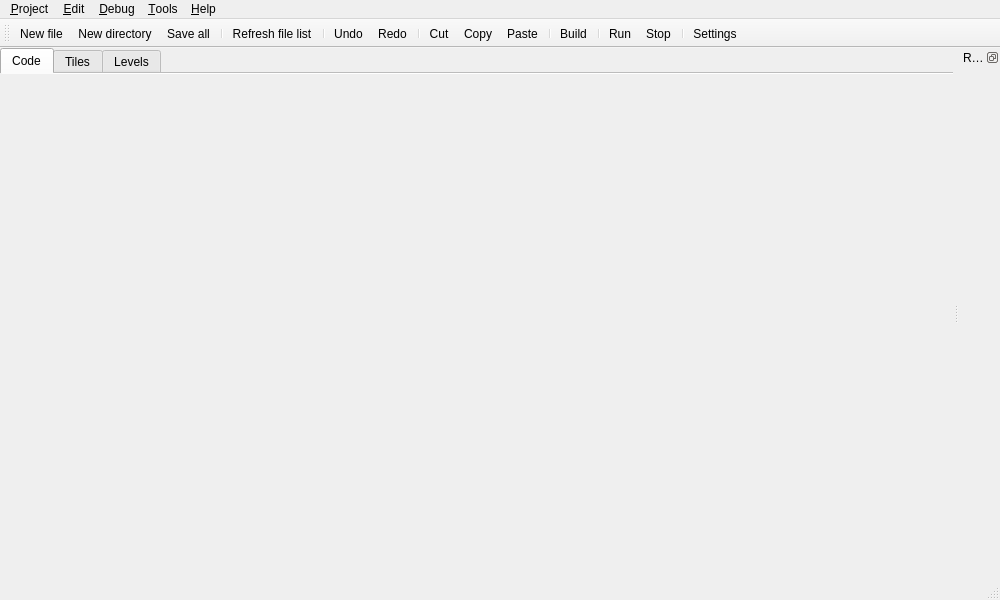
<?xml version="1.0" encoding="UTF-8"?>
<ui version="4.0">
 <class>MainWindow</class>
 <widget class="QMainWindow" name="MainWindow">
  <property name="geometry">
   <rect>
    <x>0</x>
    <y>0</y>
    <width>1000</width>
    <height>600</height>
   </rect>
  </property>
  <property name="windowTitle">
   <string>Editor[*]</string>
  </property>
  <property name="iconSize">
   <size>
    <width>16</width>
    <height>16</height>
   </size>
  </property>
  <property name="documentMode">
   <bool>false</bool>
  </property>
  <widget class="QWidget" name="centralWidget">
   <layout class="QVBoxLayout" name="centralWidgetLayout">
    <property name="spacing">
     <number>0</number>
    </property>
    <property name="leftMargin">
     <number>0</number>
    </property>
    <property name="topMargin">
     <number>0</number>
    </property>
    <property name="rightMargin">
     <number>0</number>
    </property>
    <property name="bottomMargin">
     <number>0</number>
    </property>
    <item>
     <widget class="QStackedWidget" name="stackedWidget">
      <property name="currentIndex">
       <number>0</number>
      </property>
      <widget class="QWidget" name="normalPage">
       <layout class="QVBoxLayout" name="normalPageLayout">
        <property name="leftMargin">
         <number>0</number>
        </property>
        <property name="topMargin">
         <number>0</number>
        </property>
        <property name="rightMargin">
         <number>0</number>
        </property>
        <property name="bottomMargin">
         <number>0</number>
        </property>
        <item>
         <widget class="QTabWidget" name="tabWidget">
          <property name="tabPosition">
           <enum>QTabWidget::North</enum>
          </property>
          <property name="tabShape">
           <enum>QTabWidget::Rounded</enum>
          </property>
          <property name="currentIndex">
           <number>0</number>
          </property>
          <property name="documentMode">
           <bool>true</bool>
          </property>
          <widget class="CodeTab" name="codeTab">
           <attribute name="title">
            <string>Code</string>
           </attribute>
          </widget>
          <widget class="TilesTab" name="tilesTab">
           <attribute name="title">
            <string>Tiles</string>
           </attribute>
          </widget>
          <widget class="LevelsTab" name="levelsTab">
           <attribute name="title">
            <string>Levels</string>
           </attribute>
          </widget>
         </widget>
        </item>
       </layout>
      </widget>
     </widget>
    </item>
   </layout>
  </widget>
  <widget class="QToolBar" name="toolBar">
   <property name="windowTitle">
    <string>ToolBar</string>
   </property>
   <property name="iconSize">
    <size>
     <width>16</width>
     <height>16</height>
    </size>
   </property>
   <property name="floatable">
    <bool>false</bool>
   </property>
   <attribute name="toolBarArea">
    <enum>TopToolBarArea</enum>
   </attribute>
   <attribute name="toolBarBreak">
    <bool>false</bool>
   </attribute>
   <addaction name="actionNewFile"/>
   <addaction name="actionNewDirectory"/>
   <addaction name="actionSaveAll"/>
   <addaction name="separator"/>
   <addaction name="actionRefreshFileList"/>
   <addaction name="separator"/>
   <addaction name="actionUndo"/>
   <addaction name="actionRedo"/>
   <addaction name="separator"/>
   <addaction name="actionCut"/>
   <addaction name="actionCopy"/>
   <addaction name="actionPaste"/>
   <addaction name="separator"/>
   <addaction name="actionBuild"/>
   <addaction name="separator"/>
   <addaction name="actionRun"/>
   <addaction name="actionStop"/>
   <addaction name="separator"/>
   <addaction name="actionSettings"/>
  </widget>
  <widget class="QMenuBar" name="menuBar">
   <property name="geometry">
    <rect>
     <x>0</x>
     <y>0</y>
     <width>1000</width>
     <height>21</height>
    </rect>
   </property>
   <widget class="QMenu" name="menuProject">
    <property name="title">
     <string>&amp;Project</string>
    </property>
    <addaction name="actionNewFile"/>
    <addaction name="actionNewDirectory"/>
    <addaction name="actionSaveAll"/>
    <addaction name="separator"/>
    <addaction name="actionRenameFile"/>
    <addaction name="actionDeleteFile"/>
    <addaction name="separator"/>
    <addaction name="actionRefreshFileList"/>
    <addaction name="separator"/>
    <addaction name="actionExit"/>
   </widget>
   <widget class="QMenu" name="menuEdit">
    <property name="title">
     <string>&amp;Edit</string>
    </property>
    <addaction name="actionUndo"/>
    <addaction name="actionRedo"/>
    <addaction name="separator"/>
    <addaction name="actionCut"/>
    <addaction name="actionCopy"/>
    <addaction name="actionPaste"/>
    <addaction name="actionDelete"/>
    <addaction name="separator"/>
    <addaction name="actionSelectAll"/>
    <addaction name="actionClearSelection"/>
    <addaction name="separator"/>
    <addaction name="actionGoToLine"/>
   </widget>
   <widget class="QMenu" name="menuHelp">
    <property name="title">
     <string>&amp;Help</string>
    </property>
    <addaction name="actionAbout"/>
   </widget>
   <widget class="QMenu" name="menuDebug">
    <property name="title">
     <string>&amp;Debug</string>
    </property>
    <addaction name="actionBuild"/>
    <addaction name="separator"/>
    <addaction name="actionRun"/>
    <addaction name="actionStop"/>
   </widget>
   <widget class="QMenu" name="menuTools">
    <property name="title">
     <string>&amp;Tools</string>
    </property>
    <addaction name="actionSettings"/>
   </widget>
   <addaction name="menuProject"/>
   <addaction name="menuEdit"/>
   <addaction name="menuDebug"/>
   <addaction name="menuTools"/>
   <addaction name="menuHelp"/>
  </widget>
  <widget class="QStatusBar" name="statusBar"/>
  <widget class="QDockWidget" name="registersDockWidget">
   <property name="features">
    <set>QDockWidget::DockWidgetFloatable|QDockWidget::DockWidgetMovable</set>
   </property>
   <property name="windowTitle">
    <string>Registers</string>
   </property>
   <attribute name="dockWidgetArea">
    <number>2</number>
   </attribute>
   <widget class="RegistersWidget" name="registersWidget"/>
  </widget>
  <action name="actionExit">
   <property name="icon">
    <iconset resource="res/resources.qrc">
     <normaloff>:/resources/fatcow16x16/door_in.png</normaloff>:/resources/fatcow16x16/door_in.png</iconset>
   </property>
   <property name="text">
    <string>E&amp;xit</string>
   </property>
  </action>
  <action name="actionUndo">
   <property name="icon">
    <iconset resource="res/resources.qrc">
     <normaloff>:/resources/fatcow16x16/undo.png</normaloff>:/resources/fatcow16x16/undo.png</iconset>
   </property>
   <property name="text">
    <string>&amp;Undo</string>
   </property>
   <property name="shortcut">
    <string>Ctrl+Z</string>
   </property>
  </action>
  <action name="actionRedo">
   <property name="icon">
    <iconset resource="res/resources.qrc">
     <normaloff>:/resources/fatcow16x16/redo.png</normaloff>:/resources/fatcow16x16/redo.png</iconset>
   </property>
   <property name="text">
    <string>&amp;Redo</string>
   </property>
   <property name="shortcut">
    <string>Ctrl+Y</string>
   </property>
  </action>
  <action name="actionAbout">
   <property name="icon">
    <iconset resource="res/resources.qrc">
     <normaloff>:/resources/fatcow16x16/lightbulb_off.png</normaloff>:/resources/fatcow16x16/lightbulb_off.png</iconset>
   </property>
   <property name="text">
    <string>&amp;About...</string>
   </property>
  </action>
  <action name="actionCut">
   <property name="icon">
    <iconset resource="res/resources.qrc">
     <normaloff>:/resources/tango16x16/edit-cut.png</normaloff>:/resources/tango16x16/edit-cut.png</iconset>
   </property>
   <property name="text">
    <string>Cu&amp;t</string>
   </property>
   <property name="shortcut">
    <string>Ctrl+X</string>
   </property>
  </action>
  <action name="actionCopy">
   <property name="icon">
    <iconset resource="res/resources.qrc">
     <normaloff>:/resources/fatcow16x16/page_copy.png</normaloff>:/resources/fatcow16x16/page_copy.png</iconset>
   </property>
   <property name="text">
    <string>&amp;Copy</string>
   </property>
   <property name="shortcut">
    <string>Ctrl+C</string>
   </property>
  </action>
  <action name="actionPaste">
   <property name="icon">
    <iconset resource="res/resources.qrc">
     <normaloff>:/resources/fatcow16x16/paste_plain.png</normaloff>:/resources/fatcow16x16/paste_plain.png</iconset>
   </property>
   <property name="text">
    <string>&amp;Paste</string>
   </property>
   <property name="shortcut">
    <string>Ctrl+V</string>
   </property>
  </action>
  <action name="actionSelectAll">
   <property name="icon">
    <iconset resource="res/resources.qrc">
     <normaloff>:/resources/fatcow16x16/select_by_adding_to_selection.png</normaloff>:/resources/fatcow16x16/select_by_adding_to_selection.png</iconset>
   </property>
   <property name="text">
    <string>Select &amp;all</string>
   </property>
   <property name="shortcut">
    <string>Ctrl+A</string>
   </property>
  </action>
  <action name="actionClearSelection">
   <property name="text">
    <string>Cl&amp;ear selection</string>
   </property>
   <property name="shortcut">
    <string>Esc</string>
   </property>
  </action>
  <action name="actionRun">
   <property name="icon">
    <iconset resource="res/resources.qrc">
     <normaloff>:/resources/tango16x16/media-playback-start.png</normaloff>:/resources/tango16x16/media-playback-start.png</iconset>
   </property>
   <property name="text">
    <string>&amp;Run</string>
   </property>
   <property name="shortcut">
    <string>F5</string>
   </property>
  </action>
  <action name="actionDelete">
   <property name="icon">
    <iconset resource="res/resources.qrc">
     <normaloff>:/resources/fatcow16x16/broom.png</normaloff>:/resources/fatcow16x16/broom.png</iconset>
   </property>
   <property name="text">
    <string>&amp;Delete</string>
   </property>
   <property name="shortcut">
    <string>Del</string>
   </property>
  </action>
  <action name="actionSaveAll">
   <property name="icon">
    <iconset resource="res/resources.qrc">
     <normaloff>:/resources/fatcow16x16/disk_multiple.png</normaloff>:/resources/fatcow16x16/disk_multiple.png</iconset>
   </property>
   <property name="text">
    <string>&amp;Save all</string>
   </property>
   <property name="shortcut">
    <string>Ctrl+S</string>
   </property>
  </action>
  <action name="actionGoToLine">
   <property name="icon">
    <iconset resource="res/resources.qrc">
     <normaloff>:/resources/fatcow16x16/page_go.png</normaloff>:/resources/fatcow16x16/page_go.png</iconset>
   </property>
   <property name="text">
    <string>&amp;Go to line...</string>
   </property>
   <property name="shortcut">
    <string>Ctrl+G</string>
   </property>
  </action>
  <action name="actionNewFile">
   <property name="icon">
    <iconset resource="res/resources.qrc">
     <normaloff>:/resources/fatcow16x16/page_white_add.png</normaloff>:/resources/fatcow16x16/page_white_add.png</iconset>
   </property>
   <property name="text">
    <string>&amp;New file...</string>
   </property>
   <property name="shortcut">
    <string>Ctrl+N</string>
   </property>
  </action>
  <action name="actionRenameFile">
   <property name="icon">
    <iconset resource="res/resources.qrc">
     <normaloff>:/resources/fatcow16x16/text_edit.png</normaloff>:/resources/fatcow16x16/text_edit.png</iconset>
   </property>
   <property name="text">
    <string>&amp;Rename selected...</string>
   </property>
  </action>
  <action name="actionDeleteFile">
   <property name="icon">
    <iconset resource="res/resources.qrc">
     <normaloff>:/resources/fatcow16x16/bin_closed.png</normaloff>:/resources/fatcow16x16/bin_closed.png</iconset>
   </property>
   <property name="text">
    <string>&amp;Delete selected</string>
   </property>
  </action>
  <action name="actionNewDirectory">
   <property name="icon">
    <iconset resource="res/resources.qrc">
     <normaloff>:/resources/fatcow16x16/folder_add.png</normaloff>:/resources/fatcow16x16/folder_add.png</iconset>
   </property>
   <property name="text">
    <string>New director&amp;y...</string>
   </property>
  </action>
  <action name="actionRefreshFileList">
   <property name="icon">
    <iconset resource="res/resources.qrc">
     <normaloff>:/resources/fatcow16x16/arrow_refresh.png</normaloff>:/resources/fatcow16x16/arrow_refresh.png</iconset>
   </property>
   <property name="text">
    <string>Re&amp;fresh file list</string>
   </property>
  </action>
  <action name="actionBuild">
   <property name="icon">
    <iconset resource="res/resources.qrc">
     <normaloff>:/resources/fatcow16x16/compile.png</normaloff>:/resources/fatcow16x16/compile.png</iconset>
   </property>
   <property name="text">
    <string>&amp;Build</string>
   </property>
   <property name="shortcut">
    <string>Ctrl+B</string>
   </property>
  </action>
  <action name="actionStop">
   <property name="icon">
    <iconset resource="res/resources.qrc">
     <normaloff>:/resources/tango16x16/media-playback-stop.png</normaloff>:/resources/tango16x16/media-playback-stop.png</iconset>
   </property>
   <property name="text">
    <string>&amp;Stop</string>
   </property>
   <property name="shortcut">
    <string>Shift+F5</string>
   </property>
  </action>
  <action name="actionSettings">
   <property name="icon">
    <iconset resource="res/resources.qrc">
     <normaloff>:/resources/fatcow16x16/gear_in.png</normaloff>:/resources/fatcow16x16/gear_in.png</iconset>
   </property>
   <property name="text">
    <string>&amp;Settings...</string>
   </property>
  </action>
 </widget>
 <customwidgets>
  <customwidget>
   <class>CodeTab</class>
   <extends>QWidget</extends>
   <header>editor/code/CodeTab.h</header>
   <container>1</container>
  </customwidget>
  <customwidget>
   <class>TilesTab</class>
   <extends>QWidget</extends>
   <header>editor/tiles/TilesTab.h</header>
   <container>1</container>
  </customwidget>
  <customwidget>
   <class>LevelsTab</class>
   <extends>QWidget</extends>
   <header>editor/levels/LevelsTab.h</header>
   <container>1</container>
  </customwidget>
  <customwidget>
   <class>RegistersWidget</class>
   <extends>QWidget</extends>
   <header>debugger/RegistersWidget.h</header>
   <container>1</container>
  </customwidget>
 </customwidgets>
 <resources>
  <include location="res/resources.qrc"/>
 </resources>
 <connections>
  <connection>
   <sender>actionExit</sender>
   <signal>triggered()</signal>
   <receiver>MainWindow</receiver>
   <slot>close()</slot>
   <hints>
    <hint type="sourcelabel">
     <x>-1</x>
     <y>-1</y>
    </hint>
    <hint type="destinationlabel">
     <x>399</x>
     <y>299</y>
    </hint>
   </hints>
  </connection>
 </connections>
</ui>
